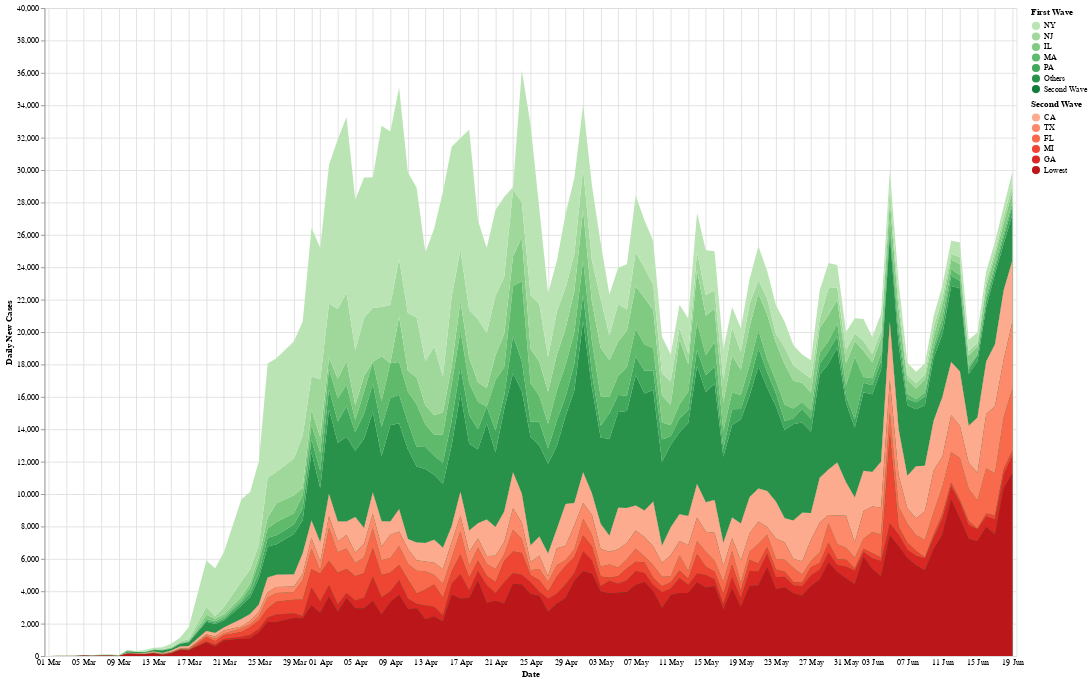

The code cell stored with this chart in its notebook:
### Code cell
root=state_data('US')
source = root[root['Date'] == root.Date.max()]
for var in source['State'].unique():
    values = root[root['State'] == var].sort_values('Date').tail(21)[['Confirmed', 'Confirmed_New']]
    slope, intercept, r_value, p_value, std_err = stats.linregress(values.Confirmed, values.Confirmed_New)
    source.loc[source['State'] == var, 'Slope'] = 'Positive' if slope > 0 else 'Negative'
source = source[['State', 'Slope']]
data = root.merge(source, how='left', on='State')

data = data.drop(data[data['Date'] == '03-28-2020'].index)
data = data.drop(data[data['Date'] == '03-22-2020'].index)
data = data.drop(data[data['Date'] == '03-18-2020'].index)
data = data[data['Date'] >= '03-01-2020']

limit=5

# Negative wave
neg = data[data.Slope == 'Negative']
neg_order = neg[neg.Date == neg.Date.max()][['State', 'Confirmed']]
neg_order = neg_order.append(pnd.DataFrame(data={'State': ['Others', 'Second Wave'], 'Confirmed': [1, 0]}), ignore_index=True)
neg_order = neg_order.sort_values('Confirmed', ascending=False)
neg_top = neg_order['State'].values.tolist()
nd = neg[neg['State'].isin(neg_top[:limit])]
others = neg[neg['State'].isin(neg_top[limit:])].groupby('Date', as_index=False).sum()
others.insert(0, 'State', 'Others')
nd = nd.append(others, ignore_index=True)

pos = data[data.Slope == 'Positive']
# Transparent lower part
pos_agg = pos.groupby('Date', as_index=False).sum()
pos_agg.insert(0, 'State', 'Second Wave')
nd = nd.append(pos_agg, ignore_index=True)

neg_selection = alt.selection_multi(fields=['State'], bind='legend')
neg_chart = alt.Chart(nd).mark_area().encode(
        alt.X('Date:T', axis=alt.Axis(domain=False, format='%d %b', tickSize=0)),
        alt.Y('Confirmed_New:Q', axis=alt.Axis(title='Daily New Cases'), scale=alt.Scale(domain=(0, 40000))),
        alt.Color('State:N', scale=alt.Scale(scheme='greens'), sort=neg_top[:limit], title='First Wave'),
        order=alt.Order('sort:Q'),
        opacity=alt.condition(neg_selection, alt.value(1), alt.value(0.3)),
        tooltip=alt.Tooltip(['Date:T', 'State', 'Confirmed_New'])
    ).transform_lookup(
        lookup='State',
        from_=alt.LookupData(neg_order, 'State', ['Confirmed']),
        as_=['sort']
    ).add_selection(neg_selection)

# Positive wave
pos_order = pos[pos.Date == neg.Date.max()].sort_values('Confirmed', ascending=False)
pos_top = pos_order['State'].values.tolist()
pd = pos[pos['State'].isin(pos_top[:limit])]
others = pos[pos['State'].isin(pos_top[limit:])].groupby('Date', as_index=False).sum()
others.insert(0, 'State', 'Lowest')
pd = pd.append(others, ignore_index=True)

pos_selection = alt.selection_multi(fields=['State'], bind='legend')
pos_chart = alt.Chart(pd).mark_area().encode(
        alt.X('Date:T', axis=alt.Axis(domain=False, format='%d %b', tickSize=0)),
        alt.Y('Confirmed_New:Q', axis=alt.Axis(title='Daily New Cases')),
        alt.Color('State:N', scale=alt.Scale(scheme='reds'), sort=pos_top[:limit], title='Second Wave'),
        order=alt.Order('sort:Q'),
        opacity=alt.condition(pos_selection, alt.value(1), alt.value(0.3)),
        tooltip=alt.Tooltip(['Date:T', 'State', 'Confirmed_New'])
    ).transform_lookup(
        lookup='State',
        from_=alt.LookupData(pos_order, 'State', ['Confirmed']),
        as_=['sort']
    ).add_selection(pos_selection)

# Ratio of Postitive and Negative
ratios = data.groupby(['Date', 'Slope'], as_index=False).sum()[['Date', 'Slope', 'Confirmed_New']]
ratios = ratios.pivot_table(index='Date', columns='Slope', values='Confirmed_New', aggfunc=np.sum)
ratios['Negative_Pct'] = ratios.Negative /(ratios.Negative + ratios.Positive) * 100
ratios['Positive_Pct'] = ratios.Positive /(ratios.Negative + ratios.Positive) * 100
ratios.reset_index(level=0, inplace=True)
agg = ratios.melt(id_vars=['Date'], value_vars=['Positive', 'Negative'], var_name='Slope', value_name='Confirmed_New')
agg_pct = ratios.melt(id_vars=['Date'], value_vars=['Positive_Pct', 'Negative_Pct'], var_name='Slope', value_name='Percent')
agg_pct['Slope'].replace({'Positive_Pct': 'Positive', 'Negative_Pct': 'Negative'}, inplace=True)
agg = agg.merge(agg_pct, on=['Date', 'Slope'])

selection = alt.selection_single(fields=['Date'], empty='none', nearest=True, on='mouseover')

bar = alt.Chart(agg).mark_bar().encode(
    alt.X('Date:T'),
    alt.Y('Confirmed_New:Q', stack='zero'),
    alt.Color('Slope:N', scale=alt.Scale(domain=['Positive', 'Negative'], range=['white', 'black']), legend=None),
    size=alt.condition(selection, alt.value(2), alt.value(0))
).add_selection(selection)

text = alt.Chart(agg).mark_text(dx=-15, dy=10, color='red').encode(
    alt.X('Date:T'),
    alt.Y('Confirmed_New:Q', stack='zero'),
    alt.Color('Slope:N', scale=alt.Scale(domain=['Positive', 'Negative'], range=['white', 'black']), legend=None),
    text=alt.Text('label:N'),
    size=alt.condition(selection, alt.value(12), alt.value(0))
).transform_calculate(label=f'format(datum.Percent, ".0f") + "%"')

(neg_chart + pos_chart + bar + text).properties(width=1200, height=800).resolve_scale(color='independent').save('wave.html')
(neg_chart + pos_chart + bar + text).properties(width=1200, height=800).resolve_scale(color='independent').interactive()#.properties(width=608, height=385).save('wave.png', scale_factor=3.0)

### Figure 1 — Vega-Lite specification as saved in the notebook (floating-point values rounded to 4 significant figures; data arrays with more than 128 entries replaced by an {"elided": "..."} marker saying what was removed)
{"config": {"view": {"continuousWidth": 400, "continuousHeight": 300}}, "layer": [{"data": {"name": "data-b0303aab98700aacc20431669e1b3f0f"}, "mark": "area", "encoding": {"color": {"type": "nominal", "field": "State", "scale": {"scheme": "greens"}, "sort": ["NY", "NJ", "IL", "MA", "PA"], "title": "First Wave"}, "opacity": {"condition": {"value": 1, "selection": "selector001"}, "value": 0.3}, "order": {"type": "quantitative", "field": "sort"}, "tooltip": [{"type": "temporal", "field": "Date"}, {"type": "nominal", "field": "State"}, {"type": "quantitative", "field": "Confirmed_New"}], "x": {"type": "temporal", "axis": {"domain": false, "format": "%d %b", "tickSize": 0}, "field": "Date"}, "y": {"type": "quantitative", "axis": {"title": "Daily New Cases"}, "field": "Confirmed_New", "scale": {"domain": [0, 40000]}}}, "selection": {"selector001": {"type": "multi", "fields": ["State"], "bind": "legend"}, "selector004": {"type": "interval", "bind": "scales", "encodings": ["x", "y"]}}, "transform": [{"lookup": "State", "as": ["sort"], "from": {"data": {"name": "data-61b73822051ea4758d389d0d56320f2f"}, "key": "State", "fields": ["Confirmed"]}}]}, {"data": {"name": "data-a1ca9cd723b20054670b89c233b58c17"}, "mark": "area", "encoding": {"color": {"type": "nominal", "field": "State", "scale": {"scheme": "reds"}, "sort": ["CA", "TX", "FL", "MI", "GA"], "title": "Second Wave"}, "opacity": {"condition": {"value": 1, "selection": "selector002"}, "value": 0.3}, "order": {"type": "quantitative", "field": "sort"}, "tooltip": [{"type": "temporal", "field": "Date"}, {"type": "nominal", "field": "State"}, {"type": "quantitative", "field": "Confirmed_New"}], "x": {"type": "temporal", "axis": {"domain": false, "format": "%d %b", "tickSize": 0}, "field": "Date"}, "y": {"type": "quantitative", "axis": {"title": "Daily New Cases"}, "field": "Confirmed_New"}}, "selection": {"selector002": {"type": "multi", "fields": ["State"], "bind": "legend"}}, "transform": [{"lookup": "State", "as": ["sort"], "from": {"data": {"name": "data-ac894f0ef0e055682f54aaf74de1713f"}, "key": "State", "fields": ["Confirmed"]}}]}, {"data": {"name": "data-87fe2825139da37c409b46b5348027ba"}, "mark": "bar", "encoding": {"color": {"type": "nominal", "field": "Slope", "legend": null, "scale": {"domain": ["Positive", "Negative"], "range": ["white", "black"]}}, "size": {"condition": {"value": 2, "selection": "selector003"}, "value": 0}, "x": {"type": "temporal", "field": "Date"}, "y": {"type": "quantitative", "field": "Confirmed_New", "stack": "zero"}}, "selection": {"selector003": {"type": "single", "fields": ["Date"], "empty": "none", "nearest": true, "on": "mouseover"}}}, {"data": {"name": "data-87fe2825139da37c409b46b5348027ba"}, "mark": {"type": "text", "color": "red", "dx": -15, "dy": 10}, "encoding": {"color": {"type": "nominal", "field": "Slope", "legend": null, "scale": {"domain": ["Positive", "Negative"], "range": ["white", "black"]}}, "size": {"condition": {"value": 12, "selection": "selector003"}, "value": 0}, "text": {"type": "nominal", "field": "label"}, "x": {"type": "temporal", "field": "Date"}, "y": {"type": "quantitative", "field": "Confirmed_New", "stack": "zero"}}, "transform": [{"calculate": "format(datum.Percent, \".0f\") + \"%\"", "as": "label"}]}], "height": 800, "resolve": {"scale": {"color": "independent"}}, "width": 1200, "$schema": "https://vega.github.io/schema/vega-lite/v4.0.2.json", "datasets": {"data-b0303aab98700aacc20431669e1b3f0f": {"elided": "746 records"}, "data-61b73822051ea4758d389d0d56320f2f": [{"State": "NY", "Confirmed": 386600.0}, {"State": "NJ", "Confirmed": 168500.0}, {"State": "IL", "Confirmed": 135500.0}, {"State": "MA", "Confirmed": 106600.0}, {"State": "PA", "Confirmed": 85200.0}, {"State": "MD", "Confirmed": 63550.0}, {"State": "VA", "Confirmed": 56790.0}, {"State": "LA", "Confirmed": 48520.0}, {"State": "CT", "Confirmed": 45560.0}, {"State": "IN", "Confirmed": 41750.0}, {"State": "MN", "Confirmed": 32030.0}, {"State": "CO", "Confirmed": 30170.0}, {"State": "WI", "Confirmed": 24150.0}, {"State": "MS", "Confirmed": 20640.0}, {"State": "NE", "Confirmed": 17590.0}, {"State": "RI", "Confirmed": 16340.0}, {"State": "DE", "Confirmed": 10610.0}, {"State": "NM", "Confirmed": 10260.0}, {"State": "DC", "Confirmed": 9952.0}, {"State": "PR", "Confirmed": 6195.0}, {"State": "SD", "Confirmed": 6158.0}, {"State": "NH", "Confirmed": 5486.0}, {"State": "ND", "Confirmed": 3226.0}, {"State": "ME", "Confirmed": 2913.0}, {"State": "VT", "Confirmed": 1144.0}, {"State": "Cruise Ship", "Confirmed": 152.0}, {"State": "MP", "Confirmed": 30.0}, {"State": "Others", "Confirmed": 1.0}, {"State": "Recovered", "Confirmed": 0.0}, {"State": "Second Wave", "Confirmed": 0.0}], "data-a1ca9cd723b20054670b89c233b58c17": {"elided": "636 records"}, "data-ac894f0ef0e055682f54aaf74de1713f": [{"State": "CA", "Date": "06-19-2020", "Confirmed": 170900.0, "Deaths": 5426.0, "Recovered": 0.0, "Confirmed_New": 3776.0, "Deaths_New": 71.0, "Recovered_New": 0.0, "Active": 165400.0, "Slope": "Positive"}, {"State": "TX", "Date": "06-19-2020", "Confirmed": 105400.0, "Deaths": 2158.0, "Recovered": 0.0, "Confirmed_New": 4135.0, "Deaths_New": 29.0, "Recovered_New": 0.0, "Active": 103200.0, "Slope": "Positive"}, {"State": "FL", "Date": "06-19-2020", "Confirmed": 89750.0, "Deaths": 3104.0, "Recovered": 0.0, "Confirmed_New": 3822.0, "Deaths_New": 43.0, "Recovered_New": 0.0, "Active": 86640.0, "Slope": "Positive"}, {"State": "MI", "Date": "06-19-2020", "Confirmed": 67100.0, "Deaths": 6067.0, "Recovered": 0.0, "Confirmed_New": 299.0, "Deaths_New": 6.0, "Recovered_New": 0.0, "Active": 61030.0, "Slope": "Positive"}, {"State": "GA", "Date": "06-19-2020", "Confirmed": 62010.0, "Deaths": 2636.0, "Recovered": 0.0, "Confirmed_New": 1097.0, "Deaths_New": 31.0, "Recovered_New": 0.0, "Active": 59370.0, "Slope": "Positive"}, {"State": "NC", "Date": "06-19-2020", "Confirmed": 48170.0, "Deaths": 1196.0, "Recovered": 0.0, "Confirmed_New": 0.0, "Deaths_New": 0.0, "Recovered_New": 0.0, "Active": 46970.0, "Slope": "Positive"}, {"State": "AZ", "Date": "06-19-2020", "Confirmed": 46910.0, "Deaths": 1321.0, "Recovered": 0.0, "Confirmed_New": 3465.0, "Deaths_New": 38.0, "Recovered_New": 0.0, "Active": 45590.0, "Slope": "Positive"}, {"State": "OH", "Date": "06-19-2020", "Confirmed": 43730.0, "Deaths": 2667.0, "Recovered": 0.0, "Confirmed_New": 609.0, "Deaths_New": 34.0, "Recovered_New": 0.0, "Active": 41060.0, "Slope": "Positive"}, {"State": "TN", "Date": "06-19-2020", "Confirmed": 34020.0, "Deaths": 515.0, "Recovered": 0.0, "Confirmed_New": 1247.0, "Deaths_New": 7.0, "Recovered_New": 0.0, "Active": 33500.0, "Slope": "Positive"}, {"State": "AL", "Date": "06-19-2020", "Confirmed": 29000.0, "Deaths": 822.0, "Recovered": 0.0, "Confirmed_New": 796.0, "Deaths_New": 12.0, "Recovered_New": 0.0, "Active": 28180.0, "Slope": "Positive"}, {"State": "WA", "Date": "06-19-2020", "Confirmed": 27600.0, "Deaths": 1255.0, "Recovered": 0.0, "Confirmed_New": 409.0, "Deaths_New": 10.0, "Recovered_New": 0.0, "Active": 26350.0, "Slope": "Positive"}, {"State": "IA", "Date": "06-19-2020", "Confirmed": 25270.0, "Deaths": 681.0, "Recovered": 0.0, "Confirmed_New": 413.0, "Deaths_New": 1.0, "Recovered_New": 0.0, "Active": 24590.0, "Slope": "Positive"}, {"State": "SC", "Date": "06-19-2020", "Confirmed": 22610.0, "Deaths": 639.0, "Recovered": 0.0, "Confirmed_New": 1075.0, "Deaths_New": 18.0, "Recovered_New": 0.0, "Active": 21970.0, "Slope": "Positive"}, {"State": "MO", "Date": "06-19-2020", "Confirmed": 17670.0, "Deaths": 958.0, "Recovered": 0.0, "Confirmed_New": 296.0, "Deaths_New": 13.0, "Recovered_New": 0.0, "Active": 16710.0, "Slope": "Positive"}, {"State": "UT", "Date": "06-19-2020", "Confirmed": 16420.0, "Deaths": 155.0, "Recovered": 0.0, "Confirmed_New": 586.0, "Deaths_New": 3.0, "Recovered_New": 0.0, "Active": 16270.0, "Slope": "Positive"}, {"State": "AR", "Date": "06-19-2020", "Confirmed": 14630.0, "Deaths": 214.0, "Recovered": 0.0, "Confirmed_New": 703.0, "Deaths_New": 6.0, "Recovered_New": 0.0, "Active": 14420.0, "Slope": "Positive"}, {"State": "KY", "Date": "06-19-2020", "Confirmed": 13450.0, "Deaths": 522.0, "Recovered": 0.0, "Confirmed_New": 257.0, "Deaths_New": 2.0, "Recovered_New": 0.0, "Active": 12930.0, "Slope": "Positive"}, {"State": "NV", "Date": "06-19-2020", "Confirmed": 12520.0, "Deaths": 479.0, "Recovered": 0.0, "Confirmed_New": 355.0, "Deaths_New": 4.0, "Recovered_New": 0.0, "Active": 12040.0, "Slope": "Positive"}, {"State": "KS", "Date": "06-19-2020", "Confirmed": 12020.0, "Deaths": 253.0, "Recovered": 0.0, "Confirmed_New": 268.0, "Deaths_New": 2.0, "Recovered_New": 0.0, "Active": 11770.0, "Slope": "Positive"}, {"State": "OK", "Date": "06-19-2020", "Confirmed": 9707.0, "Deaths": 367.0, "Recovered": 0.0, "Confirmed_New": 352.0, "Deaths_New": 1.0, "Recovered_New": 0.0, "Active": 9340.0, "Slope": "Positive"}, {"State": "OR", "Date": "06-19-2020", "Confirmed": 6572.0, "Deaths": 188.0, "Recovered": 0.0, "Confirmed_New": 206.0, "Deaths_New": 1.0, "Recovered_New": 0.0, "Active": 6384.0, "Slope": "Positive"}, {"State": "ID", "Date": "06-19-2020", "Confirmed": 3871.0, "Deaths": 89.0, "Recovered": 0.0, "Confirmed_New": 128.0, "Deaths_New": 0.0, "Recovered_New": 0.0, "Active": 3782.0, "Slope": "Positive"}, {"State": "WV", "Date": "06-19-2020", "Confirmed": 2468.0, "Deaths": 88.0, "Recovered": 0.0, "Confirmed_New": 50.0, "Deaths_New": 0.0, "Recovered_New": 0.0, "Active": 2380.0, "Slope": "Positive"}, {"State": "WY", "Date": "06-19-2020", "Confirmed": 1173.0, "Deaths": 20.0, "Recovered": 0.0, "Confirmed_New": 29.0, "Deaths_New": 2.0, "Recovered_New": 0.0, "Active": 1153.0, "Slope": "Positive"}, {"State": "HI", "Date": "06-19-2020", "Confirmed": 789.0, "Deaths": 17.0, "Recovered": 0.0, "Confirmed_New": 27.0, "Deaths_New": 0.0, "Recovered_New": 0.0, "Active": 772.0, "Slope": "Positive"}, {"State": "AK", "Date": "06-19-2020", "Confirmed": 720.0, "Deaths": 12.0, "Recovered": 0.0, "Confirmed_New": 13.0, "Deaths_New": 0.0, "Recovered_New": 0.0, "Active": 708.0, "Slope": "Positive"}, {"State": "MT", "Date": "06-19-2020", "Confirmed": 666.0, "Deaths": 20.0, "Recovered": 0.0, "Confirmed_New": 11.0, "Deaths_New": 0.0, "Recovered_New": 0.0, "Active": 646.0, "Slope": "Positive"}, {"State": "GU", "Date": "06-19-2020", "Confirmed": 200.0, "Deaths": 5.0, "Recovered": 0.0, "Confirmed_New": 8.0, "Deaths_New": 0.0, "Recovered_New": 0.0, "Active": 195.0, "Slope": "Positive"}, {"State": "VI", "Date": "06-19-2020", "Confirmed": 73.0, "Deaths": 6.0, "Recovered": 0.0, "Confirmed_New": 0.0, "Deaths_New": 0.0, "Recovered_New": 0.0, "Active": 67.0, "Slope": "Positive"}], "data-87fe2825139da37c409b46b5348027ba": {"elided": "216 records"}}}
